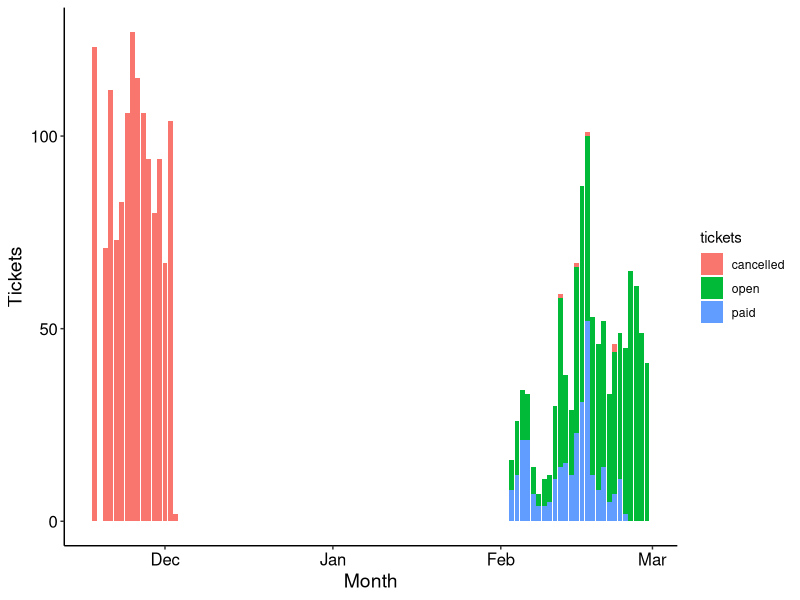

Write R code to recreate this figure.
## ---- chunk 1
knitr::opts_chunk$set(echo = TRUE)
library(tidyverse)
## ---- chunk 2

read_csv('otto_traffic_violations.csv', col_types = cols()) %>%
          pivot_longer(!date, names_to = "tickets", values_to = "count") %>% 
  filter(tickets != 'total') %>%
  filter(tickets != 'tickets_issued') %>%
  mutate(tickets = gsub('tickets_', '', tickets),
         date = as.Date(date, "%d/%m/%Y")) %>%
  ggplot(., aes(fill=tickets, y=count, x=date)) + 
    geom_bar(position="stack", stat="identity") +
  xlab("Month") +
  ylab('Tickets') +
  theme_classic() +
  theme(axis.text = element_text(size=12, colour = 'black'),
        axis.title = element_text(size=14, colour = 'black'))

